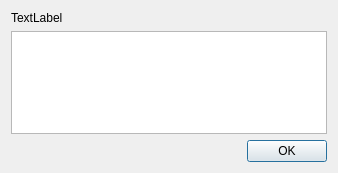
<?xml version="1.0" encoding="UTF-8"?>
<ui version="4.0">
 <class>CoreDumpDialog</class>
 <widget class="QDialog" name="CoreDumpDialog">
  <property name="geometry">
   <rect>
    <x>0</x>
    <y>0</y>
    <width>338</width>
    <height>173</height>
   </rect>
  </property>
  <property name="windowTitle">
   <string>Dialog</string>
  </property>
  <layout class="QVBoxLayout" name="verticalLayout">
   <item>
    <widget class="QLabel" name="label">
     <property name="text">
      <string>TextLabel</string>
     </property>
    </widget>
   </item>
   <item>
    <widget class="QTextBrowser" name="textBrowser"/>
   </item>
   <item>
    <widget class="QDialogButtonBox" name="buttonBox">
     <property name="standardButtons">
      <set>QDialogButtonBox::Ok</set>
     </property>
    </widget>
   </item>
  </layout>
 </widget>
 <resources/>
 <connections>
  <connection>
   <sender>buttonBox</sender>
   <signal>accepted()</signal>
   <receiver>CoreDumpDialog</receiver>
   <slot>accept()</slot>
   <hints>
    <hint type="sourcelabel">
     <x>252</x>
     <y>201</y>
    </hint>
    <hint type="destinationlabel">
     <x>300</x>
     <y>184</y>
    </hint>
   </hints>
  </connection>
 </connections>
</ui>
